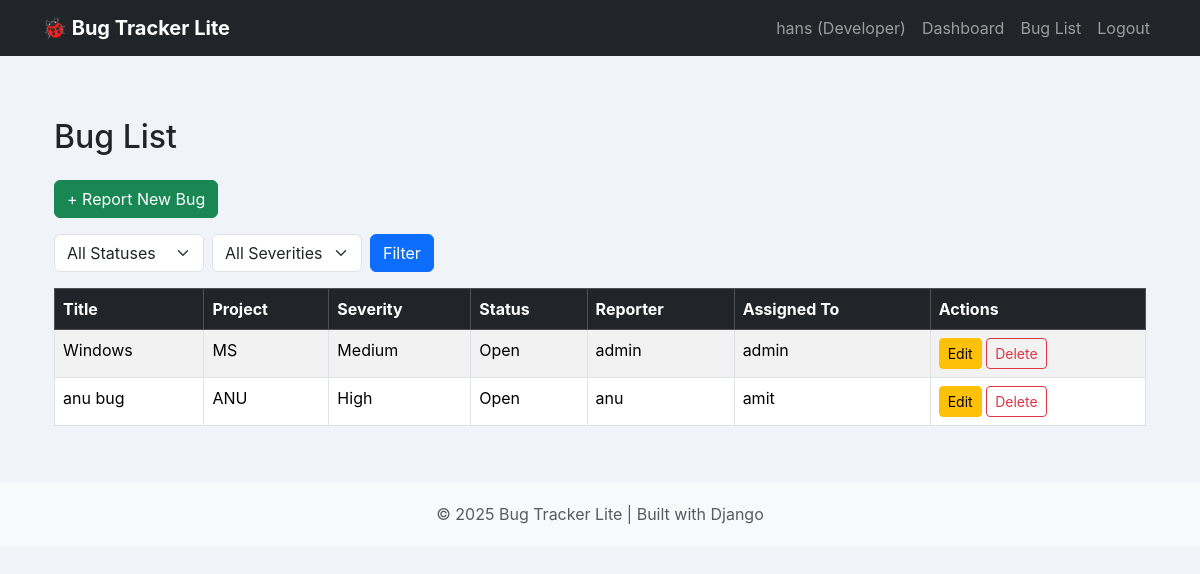
Before: /bug_list/ (signed in) with the older database file.
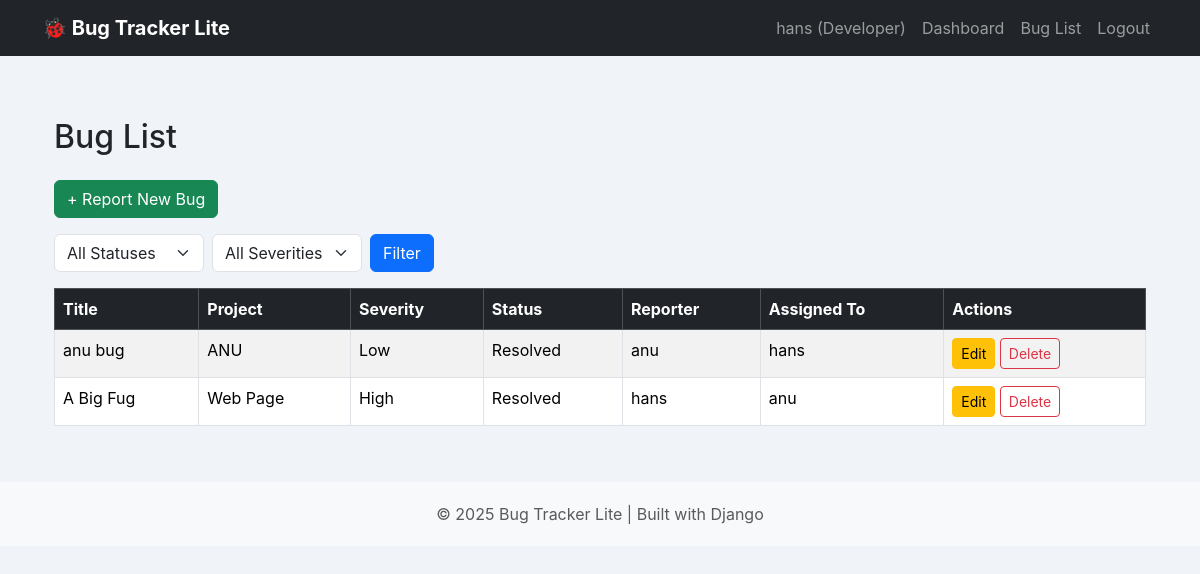
After: the same page with the newer database file.
### bugs/models.py (models this page shows, shortened)
class UserProfile(models.Model):
    ROLE_CHOICES = (
        ('Reporter', 'Reporter'),
        ('Developer', 'Developer'),
    )
    user = models.OneToOneField(User, on_delete=models.CASCADE)
    role = models.CharField(max_length=20, choices=ROLE_CHOICES)

class BugReport(models.Model):
    STATUS_CHOICES = [
        ('Open', 'Open'),
        ('In Progress', 'In Progress'),
        ('Resolved', 'Resolved'),
    ]
    SEVERITY_CHOICES = [
        ('Low', 'Low'),
        ('Medium', 'Medium'),
        ('High', 'High'),
        ('Critical', 'Critical'),
    ]
    title = models.CharField(max_length=200)
    description = models.TextField()
    status = models.CharField(max_length=15, choices=STATUS_CHOICES, default='Open')
    severity = models.CharField(max_length=10, choices=SEVERITY_CHOICES)
    project = models.CharField(max_length=100)
    assigned_to = models.ForeignKey(User, on_delete=models.SET_NULL, null=True, blank=True)
    reporter = models.ForeignKey(User, on_delete=models.CASCADE, default=get_default_reporter, related_name='reported_bugs')
    created_at = models.DateTimeField(auto_now_add=True)

### bugs/views.py (the view)
# urls.py: path('bug_list/', views.bug_list, name='bug_list'),
@login_required
def bug_list(request):
    status_filter = request.GET.get('status')
    severity_filter = request.GET.get('severity')
    if request.user.userprofile.role == 'Reporter':
        bugs = BugReport.objects.filter(reporter=request.user)
    else:
        bugs = BugReport.objects.all()
    if status_filter:
        bugs = bugs.filter(status=status_filter)
    if severity_filter:
        bugs = bugs.filter(severity=severity_filter)
    return render(request, 'bugs/bug_list.html', {
        'bugs': bugs,
        'status_filter': status_filter,
        'severity_filter': severity_filter,
    })

### templates/bugs/bug_list.html (shortened to what this page needs)
{% extends 'base.html' %}
{% block content %}
<div class="container mt-5">
    <h2 class="mb-4">Bug List</h2>
    <a href="{% url 'bug_create' %}" class="btn btn-success mb-3">+ Report New Bug</a>
    <form method="get" class="mb-3 d-flex gap-2">
        <select name="status" class="form-select" style="width: 150px;">
          <option value="">All Statuses</option>
        </select>
        <select name="severity" class="form-select" style="width: 150px;">
          <option value="">All Severities</option>
        </select>
        <button type="submit" class="btn btn-primary">Filter</button>
      </form>
    <table class="table table-striped table-bordered">
        <thead class="table-dark">
            <tr>
                <th>Title</th>
                <th>Project</th>
                <th>Severity</th>
                <th>Status</th>
                <th>Reporter</th>
                <th>Assigned To</th>
                {% if request.user.userprofile.role == "Developer" %}
                <th>Actions</th>
                {% endif %}
            </tr>
        </thead>
        <tbody>
            {% for bug in bugs %}
            <tr>
                <td>{{ bug.title }}</td>
                <td>{{ bug.project }}</td>
                <td>{{ bug.severity }}</td>
                <td>{{ bug.status }}</td>
                <td>{{ bug.reporter }}</td>
                <td>{{ bug.assigned_to }}</td>
                <td>
                    {% if request.user.userprofile.role == "Developer" %}
                    <a href="{% url 'bug_update' bug.id %}" class="btn btn-sm btn-warning">Edit</a>
                    <a href="{% url 'bug_delete' bug.pk %}" class="btn btn-sm btn-outline-danger">Delete</a>
                    {% endif %}
                </td>
            </tr>
            {% empty %}
            <tr>
                <td colspan="6" class="text-center">No bugs reported.</td>
            </tr>
            {% endfor %}
        </tbody>
    </table>
</div>
{% endblock %}

### templates/base.html (shortened to what this page needs)
<!DOCTYPE html>
<html lang="en">
<head>
    <link href="https://cdn.jsdelivr.net/npm/bootstrap@5.3.3/dist/css/bootstrap.min.css" rel="stylesheet">
</head>
<body>
    <nav class="navbar navbar-expand-lg navbar-dark bg-dark fixed-top">
        <div class="container">
            <a class="navbar-brand" href="{% url 'home' %}">🐞 Bug Tracker Lite</a>
            <div class="collapse navbar-collapse" id="navbarResponsive">
                <ul class="navbar-nav ms-auto">
                    {% if user.is_authenticated %}
                    <li class="nav-item">
                        <span class="nav-link">
                            {{ user.username }} ({{ user.userprofile.role }})
                        </span>
                    </li>
                    <li class="nav-item">
                        <a class="nav-link" href="{% url 'dashboard' %}">Dashboard</a>
                    </li>
                    <li class="nav-item">
                        <a class="nav-link" href="{% url 'bug_list' %}">Bug List</a>
                    </li>
                    <li class="nav-item">
                        <form method="post" action="{% url 'logout' %}">
                            <button type="submit" class="nav-link btn btn-link text-decoration-none">Logout</button>
                        </form>
                    </li>
                    {% endif %}
                </ul>
            </div>
        </div>
    </nav>
    <main class="container">
        {% block content %}
        {% endblock %}
    </main>
    <footer>
        <div class="container">
            <p class="text-muted mb-0">&copy; 2025 Bug Tracker Lite | Built with Django</p>
        </div>
    </footer>
</body>
</html>

### templates/base.html (style rules this page uses)
body { background-color: #f0f4f8; font-family: 'Inter', sans-serif; padding-top: 70px; }
.navbar { background-color: #343a40; }
.container { margin-top: 0px; padding-bottom: 0px; overflow-x: auto; }
.navbar-brand { font-weight: bold; }
footer { margin-top: 40px; padding: 20px 0; background-color: #f8f9fa; text-align: center; }

Changed rows visible on the page:
removed BugReport: title "Windows", project "MS", severity "Medium", status "Open", reporter "admin", assigned_to "admin"
changed BugReport "anu bug": severity "High" → "Low"; status "Open" → "Resolved"; assigned_to "amit" → "hans"
added BugReport: title "A Big Fug", project "Web Page", severity "High", status "Resolved", reporter "hans", assigned_to "anu"
